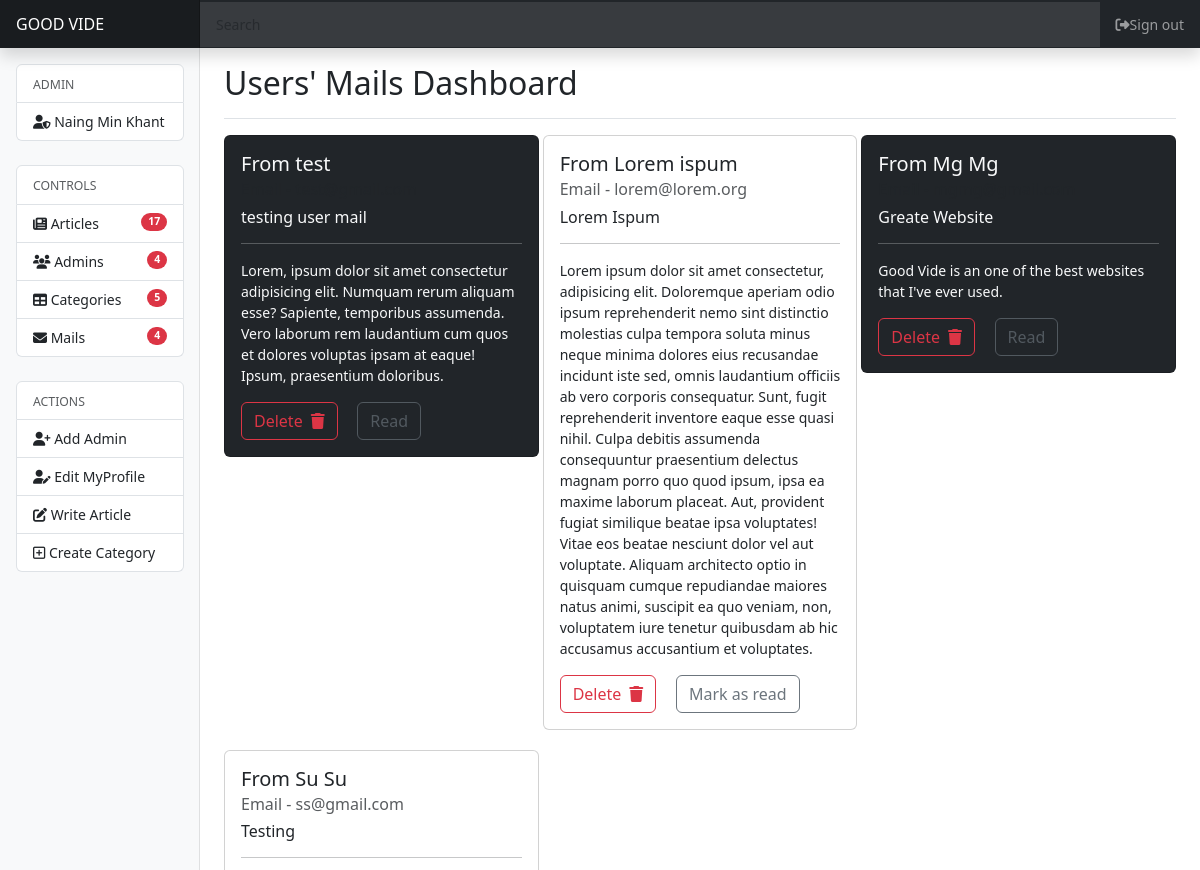
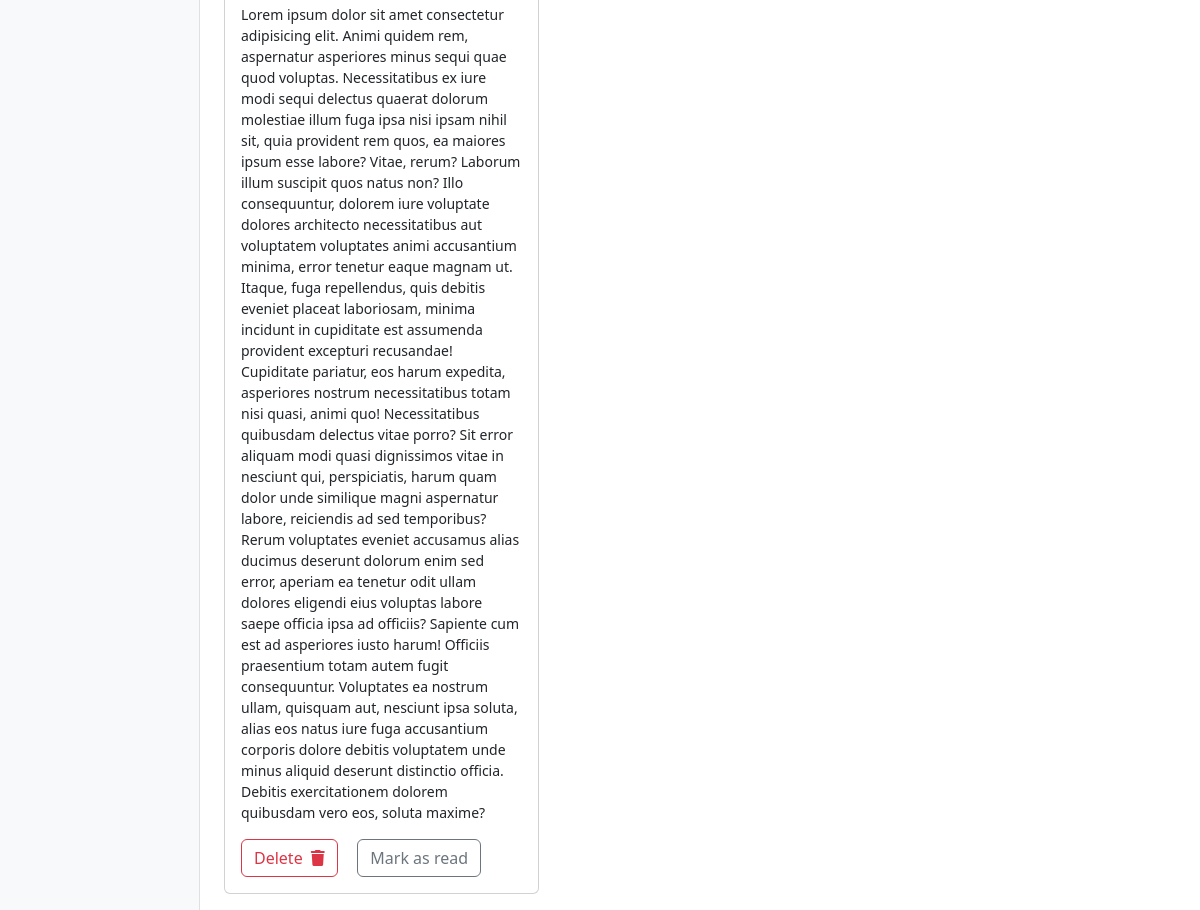
The page /admin/mail.php (signed in) on the database as committed earlier (2 pictures, top to bottom).
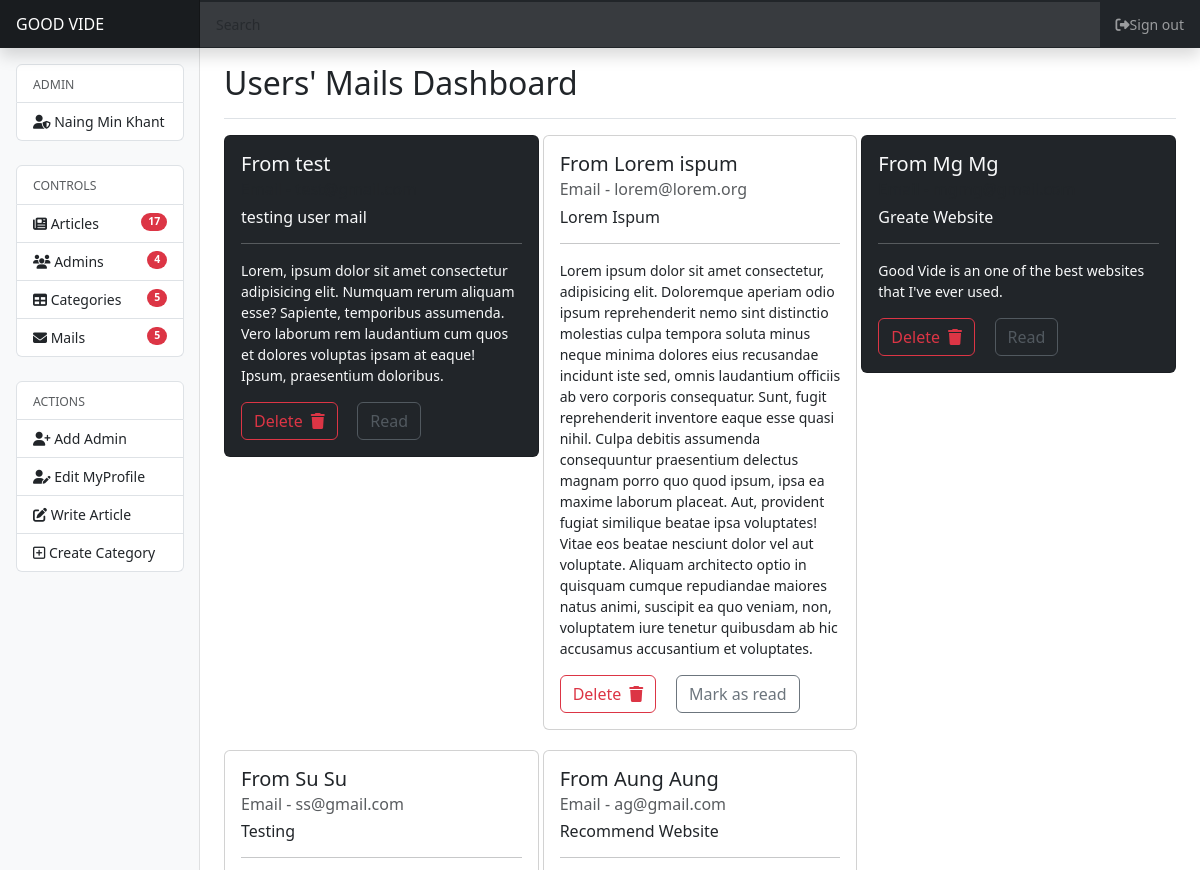
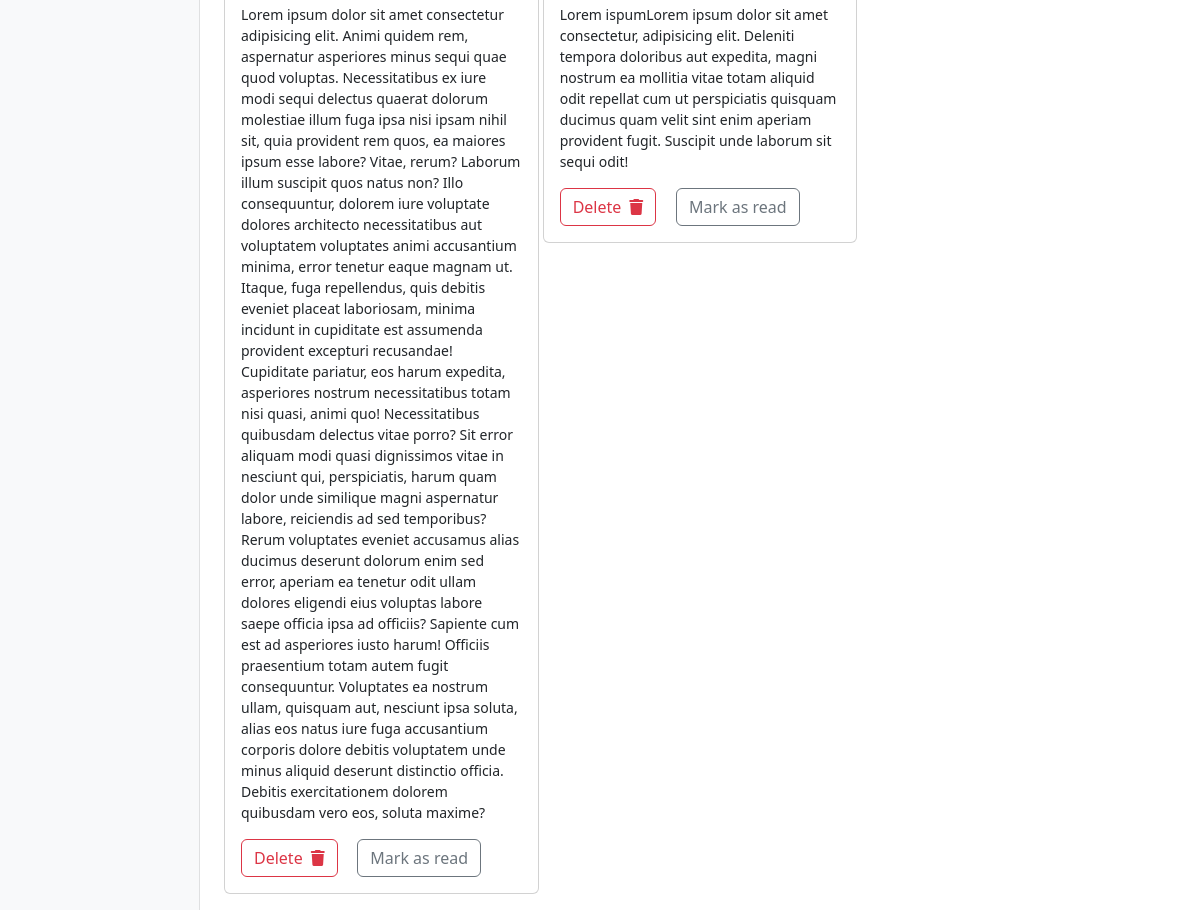
The same page on the database as committed later (2 pictures, top to bottom).
### tables this page shows
CREATE TABLE `mails` (
  `id` int NOT NULL,
  `name` varchar(100) NOT NULL,
  `email` varchar(100) NOT NULL,
  `subject` varchar(255) NOT NULL,
  `message` text NOT NULL,
  `is_read` tinyint(1) NOT NULL DEFAULT '0',
  `created_at` timestamp NOT NULL DEFAULT CURRENT_TIMESTAMP
);

### config/DB.php (called while the page is built, shortened)
<?php
class DB
{
    function __construct()
    {
        try {
            $this->pdo = new PDO("mysql:dbhost=" . self::DB_HOST . ";dbname=" . self::DB_NAME, self::DB_USERNAME, self::DB_PSW, [
                PDO::ATTR_ERRMODE => PDO::ERRMODE_EXCEPTION,
                PDO::ATTR_DEFAULT_FETCH_MODE => PDO::FETCH_OBJ
            ]);
        } catch (PDOException $e) {
            $e->getMessage();
        }
    }
    public function crud($query, $data = null, $fetch = null, $fetchAll = null)
    {
        $stmt = $this->pdo->prepare($query);
        $result = $stmt->execute($data);
        if ($fetchAll) return $stmt->fetchAll();
        return $result;
    }
}

### admin/mail.php (the view, shortened to what this page needs)
<?php require "header.php" ?>
<div class="d-flex justify-content-between flex-wrap flex-md-nowrap align-items-center pt-3 pb-2 mb-3 border-bottom">
    <h1 class="h2">Users' Mails Dashboard</h1>
</div>
<div class="row row-cols-1 row-cols-sm-2 row-cols-md-3 g-1">
    <?php
    if (empty($_POST['search'])) {
        $result = $db->crud("SELECT * FROM mails", null, false, true);
    } else {
        $searchKey = $_POST['search'];
        $result = $db->crud("SELECT * FROM mails WHERE email LIKE '%$searchKey%'", null, false, true);
    }
    if ($result) :
        foreach ($result as $mail) :
    ?>
            <div class="col">
                <div id="card<?= $mail->id ?>" class="card <?php
                                                            if ($mail->is_read) echo "text-light bg-dark";
                                                            else echo "text-dark bg-white";
                                                            ?>   mb-3">
                    <div class="card-body">
                        <h5 class="card-title">From <?= $mail->name ?></h5>
                        <h6 class="card-subtitle mb-2 text-muted">Email - <?= $mail->email ?></h6>
                        <h6><?= $mail->subject ?></h6>
                        <hr>
                        <p class="card-text"><?= $mail->message ?></p>
                        <a href="delete-mail.php?id=<?= $mail->id ?>" class="card-link btn btn-outline-danger" onclick="return confirm('Are you sure you want to delete?')">Delete<i class="fa-solid fa-trash ps-0 ps-md-2"></i></a>
                        <a href="read.php?id=<?= $mail->id ?>" class="card-link <?php
                                                                                if ($mail->is_read) echo "disabled";
                                                                                ?> btn btn-outline-secondary"><?php
                                                                                                                if ($mail->is_read) echo "Read";
                                                                                                                else echo "Mark as read";
                                                                                                                ?></a>
                    </div>
                </div>
            </div>
    <?php endforeach;
    endif;
    ?>
</div>
<?php require "footer.php" ?>

### admin/header.php (shortened to what this page needs)
<?php
require_once "../config/DB.php";
$db = new DB();
?>
<!doctype html>
<html lang="en">
<head>
    <link href="../node_modules/bootstrap/dist/css/bootstrap.min.css" rel="stylesheet">
    <link rel="stylesheet" href="../node_modules/@fortawesome/fontawesome-free/css/fontawesome.min.css">
    <link rel="stylesheet" href="../node_modules/@fortawesome/fontawesome-free/css/all.min.css">
    <link href="css/dashboard.css" rel="stylesheet">
</head>
<body>
    <header class="navbar navbar-dark sticky-top bg-dark flex-md-nowrap p-0 shadow">
        <a class="navbar-brand col-md-3 col-lg-2 me-0 px-3" href="index.php">GOOD VIDE</a>
        <?php
        $link = $_SERVER['PHP_SELF'];
        $linkArr = explode('/', $link);
        $page = end($linkArr);
        $search_include_pages = ['category.php', 'admin.php', 'index.php', 'mail.php']
        ?>
        <?php if (in_array($page, $search_include_pages)) : ?>
            <form action="<?php
                            if ($page == 'category.php') echo "category.php";
                            elseif ($page == 'admin.php') echo "admin.php";
                            elseif ($page == 'index.php') echo "index.php";
                            ?>" method="POST" class="w-100">
                <div class="input-group input-group-sm">
                    <input type="search" name="search" class="form-control form-control-dark" placeholder="Search" aria-label="Search">
                </div>
            </form>
        <?php else : ?>
            <div class="flex-fill w-100 bg-dark"></div>
        <?php endif; ?>
        <div class="navbar-nav">
            <div class="nav-item text-nowrap">
                <a class="nav-link px-3" href="logout.php"><i class="fa-solid fa-right-from-bracket"></i>Sign out</a>
            </div>
        </div>
    </header>
    <div class="container-fluid">
        <div class="row">
            <nav id="sidebarMenu" class="col-md-3 col-lg-2 d-md-block bg-light sidebar collapse">
                <div class="position-sticky p-3">
                    <div class="list-group text-center text-lg-start">
                        <span class="list-group-item disabled d-lg-block">
                            <small>ADMIN</small>
                        </span>
                        <a href="edit-profile.php?id=<?= $_SESSION['admin']['id'] ?>" class="list-group-item list-group-item-action">
                            <i class="fa-solid fa-user-shield"></i>
                            <?= $_SESSION['admin']['name'] ?>
                        </a>
                    </div>
                    <div class="list-group text-center text-lg-start mt-4">
                        <span class="list-group-item disabled d-none d-lg-block">
                            <small>CONTROLS</small>
                        </span>
                        <a href="index.php" class="list-group-item list-group-item-action ">
                            <i class="fa-solid fa-newspaper"></i>
                            <span class="">Articles</span>
                            <?php
                            $numOfarts = $db->crud("SELECT * FROM articles", null, null, true);
                            ?>
                            <span class=" badge bg-danger rounded-pill float-end"><?= count($numOfarts) ?></span>
                        </a>
                        <a href="admin.php" class="list-group-item list-group-item-action">
                            <i class="fas fa-users"></i>
                            <span class="">Admins</span>
                            <?php
                            $numOfadmins = $db->crud("SELECT * FROM admins", null, null, true);
                            ?>
                            <span class=" badge bg-danger rounded-pill float-end"><?= count($numOfadmins) ?></span>
                        </a>
                        <a href="category.php" class="list-group-item list-group-item-action">
                            <i class="fa-solid fa-table"></i>
                            <span class="">Categories</span>
                            <?php
                            $numOfcats = $db->crud("SELECT * FROM categories", null, null, true);
                            ?>
                            <span class=" badge bg-danger rounded-pill float-end"><?= count($numOfcats) ?></span>
                        </a>
                        <a href="mail.php" class="list-group-item list-group-item-action">
                            <i class="fa-solid fa-envelope"></i>
                            <span class="">Mails</span>
                            <?php
                            $numOfmails = $db->crud("SELECT * FROM mails", null, null, true);
                            ?>
                            <span class=" badge bg-danger rounded-pill float-end"><?= count($numOfmails) ?></span>
                        </a>
                    </div>
                    <div class="list-group mt-4 text-center text-lg-start">
                        <span class="list-group-item disabled d-none d-lg-block">
                            <small>ACTIONS</small>
                        </span>
                        <a href="add-admin.php" class="list-group-item list-group-item-action">
                            <i class="fa-solid fa-user-plus"></i>
                            <span class="">Add Admin</span>
                        </a>
                        <a href="edit-profile.php?id=<?= $_SESSION['admin']['id'] ?>" class="list-group-item list-group-item-action">
                            <i class="fa-solid fa-user-pen"></i>
                            <span class="">Edit MyProfile</span>
                        </a>
                        <a href="add-article.php" class="list-group-item list-group-item-action">
                            <i class="fas fa-edit"></i>
                            <span class="">Write Article</span>
                        </a>
                        <a href="add-category.php" class="list-group-item list-group-item-action">
                            <i class="fa-regular fa-square-plus"></i>
                            <span class="">Create Category</span>
                        </a>
                    </div>
                </div>
            </nav>
            <main class="col-md-9 ms-sm-auto col-lg-10 px-md-4">

### admin/footer.php (shortened to what this page needs)
</main>
</div>
</div>
</body>
</html>

### admin/css/dashboard.css (style rules this page uses)
body { font-size: .875rem; }
.sidebar { position: fixed; top: 0; bottom: 0; left: 0; z-index: 100; padding: 48px 0 0; box-shadow: inset -1px 0 0 rgba(0, 0, 0, .1); }
.navbar-brand { padding-top: .75rem; padding-bottom: .75rem; font-size: 1rem; background-color: rgba(0, 0, 0, .25); box-shadow: inset -1px 0 0 rgba(0, 0, 0, .25); }
.navbar .form-control { padding: .75rem 1rem; border-width: 0; border-radius: 0; }
.form-control-dark { color: #fff; background-color: rgba(255, 255, 255, .1); border-color: rgba(255, 255, 255, .1); }

Rows that differ between the two databases and show on the page:
added mails: name "Aung Aung", email "ag@gmail.com", subject "Recommend Website", message "Lorem ispumLorem ipsum dolor sit amet consectetur, adipisicing elit. Deleniti tempora doloribus aut expedita, magni nostrum ea mollitia vitae totam aliquid odit repellat cum ut perspiciatis quisquam ducimus quam velit sint enim aperiam provident fugit. Suscipit unde laborum sit sequi odit!", is_read "Mark as read"
Other text that changed with them:
count($numOfmails): "4" → "5"
